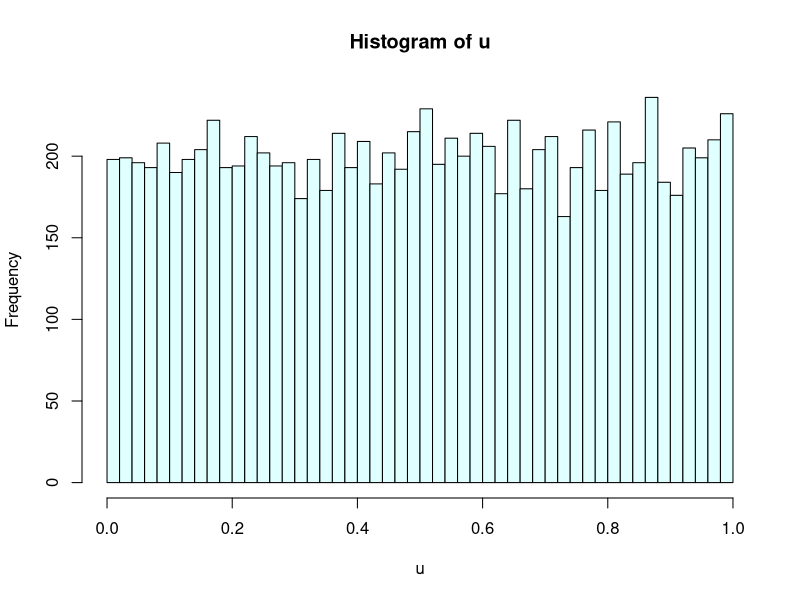
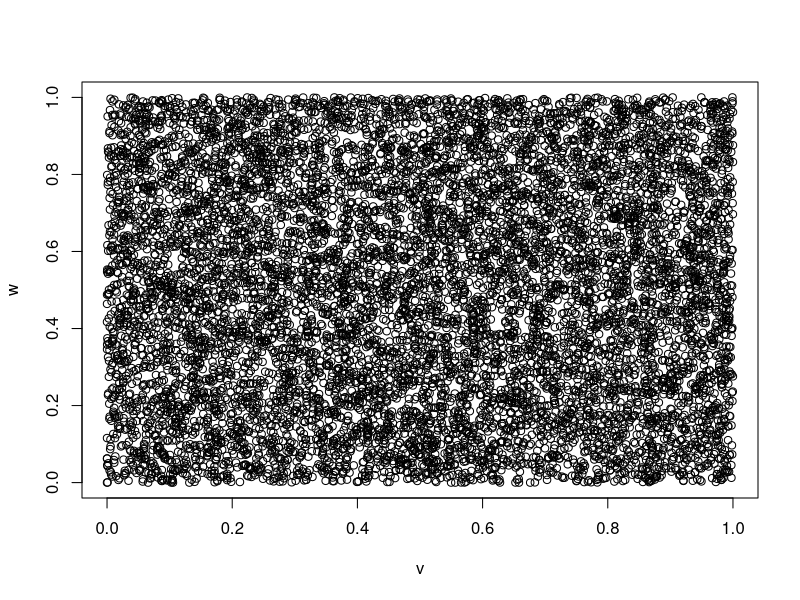
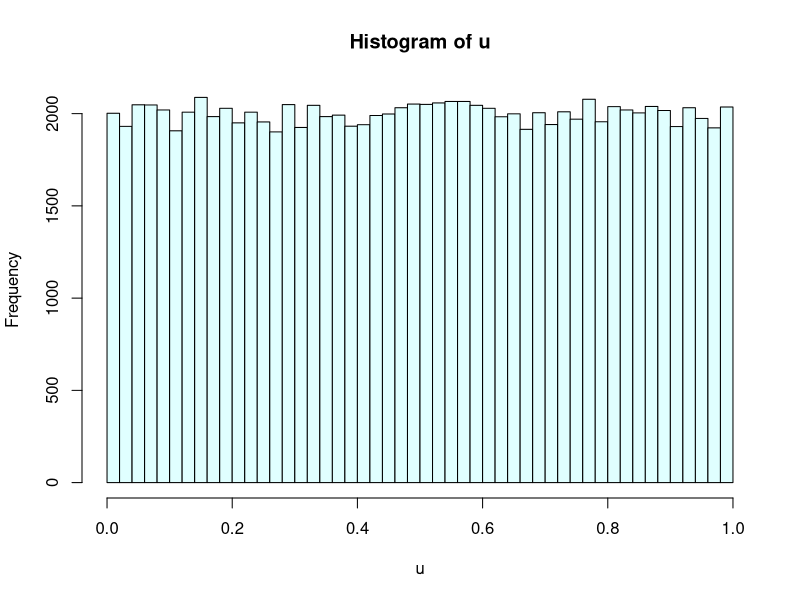

These figures' R source, in order: (Note: this script raises an error after producing the figures.)
ploter<- function(u,iter)
{  
  v<-vector(length=iter-1)
  w<-vector(length=iter-1)
  for(i in 1:iter-1)
  {
    v[i]=u[i+1]
    w[i]=u[i]
  }
  plot(v,w)
}

lcg<-function(iter,a,x0,m)
{  
  u<-vector(length = iter)
  u[1]<-x0/m
  for (i in 1:iter)
  {
    x1<-(a*x0)%%m
    x0<-x1
    u[i+1]<-x1/m
  }
  hist(u,col="light cyan", breaks=50)
  ploter(u,iter)
}  
iter=10000
lcg(iter, 16807, 1, 2^31-1)


############################

#Definimos la funcion que vamos a plotear
ploter<-function(u,iter)
{
  v<-vector(length = iter - 1)
  w<-vector(lenght = iter - 1)
  for(i in 1:iter-1)
  {
    v[i]=u[i+1]
    w[i]=u[i]
  }
  plot(v,w)
}
#A continuacion queremos crear una funcion aleatoria y variable
lcg<-function(iter,a,x0,m)
{
  u<-vector(length=iter)
  u[1]<-x0/m
  for (i in 1:iter)
    #El doble %% sirve para expresar el m?dulo
  {x1<-(a*x0 )%%m
  x0<-x1
  #A continuacion metemos el variador de la u
  u[i+1]<-x1/m
  }
  hist(u, col="light cyan", breaks=50)
  ploter(u,iter)
}
#A continuacion tenemos que definir las condiciones de contorno
#En primer lugar el numero de iteraciones
iter = 100000
#A continuacion llamamos a la funcion
lcg(iter,16807,1,2^31 - 1)

#A continuacion vamos a eliminar ruido mediante "cat"
cat("\n")

lcg(iter, 40692,1,21474833399)
box<-function(mean, variance)
{
  u1<-runif(5000)
  r<--2*log(u1)
  u2<-runif(5000)
  th<-2*pi*u2
  z1<-sqrt(r)*cos(th)
  z2<-sqrt(r)*sin(th)
  z<-vector(length = 10000)
  i=1
  j=1
  while(i<=10000)
  {
    z[i]=z1[j]
    i=i+1
    z[i]=z2[j]
    j=j+1
    i=i+1
  }
  z<-z*variance+mean
  hist(z,main="box-muller", breaks=50)
  cat(mean(z),"",var(z),"\n")
}
system.time(box(5,5))


Brownian<-function() # This is a function to generate Browninan with drift 0.06 and diffusion 0.3
{
  paths<-10
  count<-5000
  interval<-5/count
  sample<-matrix(0,nrow=(count+1),ncol=paths)
  for(i in 1:paths)
  {
    sample[1,i]<-5
    for(j in 2:(count+1))
    {
      sample[j,i]<-sample[j-1,i]+interval*0.06+((interval)^.5)*rnorm(1)*0.3
    }
  }	
  cat("E[W(2)] = ",mean(sample[2001,]),"\n")
  cat("E[W(5)] = ",mean(sample[5001,]),"\n")
  matplot(sample,main="Brownian",xlab="Time",ylab="Path",type="l")
}

StandardBrownian<-function() # This is a function to generate Standard Browninan with drift 0 and diffusion 1
{
  paths<-10
  count<-5000
  interval<-5/count
  sample<-matrix(0,nrow=(count+1),ncol=paths)
  for(i in 1:paths)
  {
    sample[1,i]<-0
    for(j in 2:(count+1))
    {
      sample[j,i]<-sample[j-1,i]+((interval)^.5)*rnorm(1)
    }
  }	
  cat("E[W(2)] = ",mean(sample[2001,]),"\n")
  cat("E[W(5)] = ",mean(sample[5001,]),"\n")
  matplot(sample,main="Standard Brownian",xlab="Time",ylab="Path",type="l")
}
StandardBrownian()
Brownian()


#Movimiento browniano geometrico
GeometricBrownian<-function()
{
  paths<-10
  count<-5000
  interval<-5/count
  mean<-0.06
  sigma<-0.3
  sample<-matrix(0,nrow=(count+1),ncol=paths)
  for(i in 1:paths)
  {
    sample[1,i]<-100
    for(j in 2:(count+1))
    {
      sample[j,i]<-sample[j-1,i]*exp(interval*(mean-((sigma)^2)/2)+((interval)^.5)*rnorm(1)*sigma) #Expression for Geometric Brownian Motion
    }
  }	
  cat("E[W(2)] = ",mean(sample[2001,]),"\n")
  cat("E[W(5)] = ",mean(sample[5001,]),"\n")
  matplot(sample,main="Geometric Brownian",xlab="Time",ylab="Path",type="l")
}
GeometricBrownian()

#precios de opciones asiaticas

Asian<-function()
{
  paths<-10
  count<-5000
  C<-0
  S<-0
  K<-80
  interval<-5/count
  r<-0.05
  mean<-0.06
  sigma<-0.3
  sample<-matrix(0,nrow=(count+1),ncol=paths)
  for(i in 1:paths)
  {
    sample[1,i]<-100
    S<-0
    for(j in 2:(count+1))
    {
      S<-S+sample[j-1,i]
      sample[j,i]<-sample[j-1,i]*exp(interval*(mean-((sigma)^2)/2)+((interval)^.5)*rnorm(1)*sigma) #Expression for Geometric Brownian Motion
    }
    S<-S+sample[count+1,i]
    S<-S/(count+1)
    C<-C+(exp(-r*5)*max((S-K),0))
  }
  C<-C/paths
  cat("The Asian Option Price is :::",C)
  cat("\n")
}

Asian()

